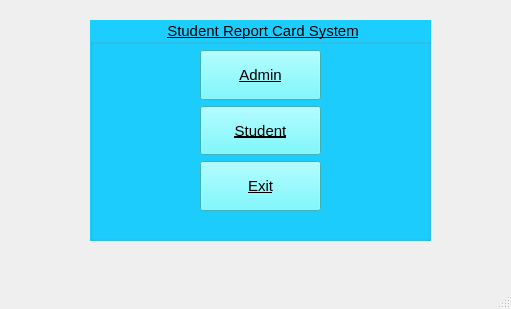
<?xml version="1.0" encoding="UTF-8"?>
<ui version="4.0">
 <class>MainWindow</class>
 <widget class="QMainWindow" name="MainWindow">
  <property name="geometry">
   <rect>
    <x>0</x>
    <y>0</y>
    <width>511</width>
    <height>309</height>
   </rect>
  </property>
  <property name="windowTitle">
   <string>MainWindow</string>
  </property>
  <widget class="QWidget" name="centralwidget">
   <widget class="QGroupBox" name="groupBox">
    <property name="geometry">
     <rect>
      <x>90</x>
      <y>20</y>
      <width>341</width>
      <height>221</height>
     </rect>
    </property>
    <property name="styleSheet">
     <string notr="true">background-color: rgb(28, 206, 255);
text-decoration: underline;
font: 8pt &quot;MS Shell Dlg 2&quot;;
border-color: qlineargradient(spread:pad, x1:0, y1:0, x2:1, y2:0, stop:0 rgba(0, 0, 0, 255), stop:1 rgba(255, 255, 255, 255));
border-color: rgb(0, 0, 0);
border-top-color: rgb(0, 0, 0);
color: rgb(0, 0, 0);
font-size:15px;</string>
    </property>
    <property name="title">
     <string>Student Report Card System</string>
    </property>
    <property name="alignment">
     <set>Qt::AlignCenter</set>
    </property>
    <widget class="QWidget" name="">
     <property name="geometry">
      <rect>
       <x>110</x>
       <y>30</y>
       <width>121</width>
       <height>161</height>
      </rect>
     </property>
     <layout class="QVBoxLayout" name="verticalLayout">
      <item>
       <widget class="QPushButton" name="pushButton">
        <property name="sizePolicy">
         <sizepolicy hsizetype="Minimum" vsizetype="Preferred">
          <horstretch>0</horstretch>
          <verstretch>0</verstretch>
         </sizepolicy>
        </property>
        <property name="styleSheet">
         <string notr="true">color: rgb(0, 0, 0);
background-color: rgb(88, 247, 255);
border-color: rgb(0, 0, 0);</string>
        </property>
        <property name="text">
         <string>Admin</string>
        </property>
       </widget>
      </item>
      <item>
       <widget class="QPushButton" name="pushButton_2">
        <property name="sizePolicy">
         <sizepolicy hsizetype="Minimum" vsizetype="Preferred">
          <horstretch>0</horstretch>
          <verstretch>0</verstretch>
         </sizepolicy>
        </property>
        <property name="styleSheet">
         <string notr="true">color: rgb(0, 0, 0);
background-color: rgb(88, 247, 255);</string>
        </property>
        <property name="text">
         <string>Student</string>
        </property>
       </widget>
      </item>
      <item>
       <widget class="QPushButton" name="pushButton_3">
        <property name="sizePolicy">
         <sizepolicy hsizetype="Minimum" vsizetype="Preferred">
          <horstretch>0</horstretch>
          <verstretch>0</verstretch>
         </sizepolicy>
        </property>
        <property name="styleSheet">
         <string notr="true">color: rgb(0, 0, 0);
background-color: rgb(88, 247, 255);</string>
        </property>
        <property name="text">
         <string>Exit</string>
        </property>
       </widget>
      </item>
     </layout>
    </widget>
   </widget>
  </widget>
  <widget class="QMenuBar" name="menubar">
   <property name="geometry">
    <rect>
     <x>0</x>
     <y>0</y>
     <width>511</width>
     <height>21</height>
    </rect>
   </property>
  </widget>
  <widget class="QStatusBar" name="statusbar"/>
 </widget>
 <resources/>
 <connections/>
</ui>
